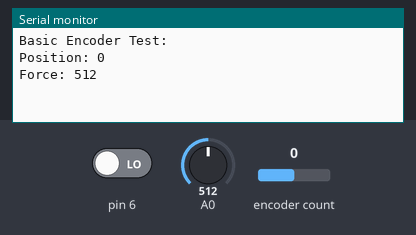
The sketch below on a simulated Arduino Uno, built with avr-gcc and run on an emulated ATmega328P. On the bench: the last lines printed to the serial monitor. The test bench sets the inputs (shaded band); at power-on: encoder count 0, A0 = 512, pin 6 LOW.

Above: at 1.2 s.
1.3 s: encoder count set to 1
At 2.4 s:
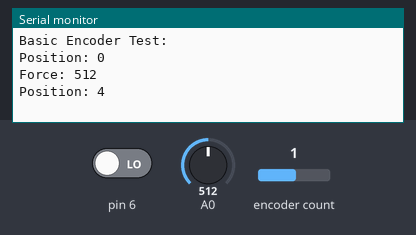
2.8 s: A0 set to 716
At 3.6 s:
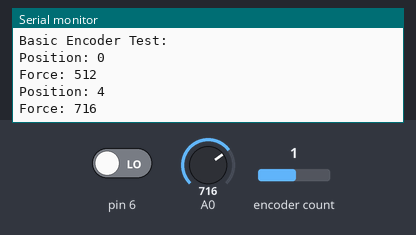
4.3 s: encoder count set to 2
At 4.7 s:
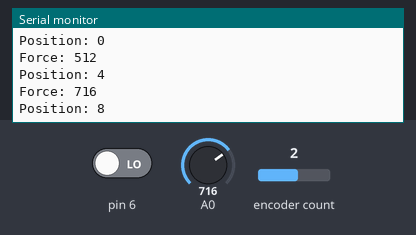
5.8 s: A0 set to 900
At 7.1 s:
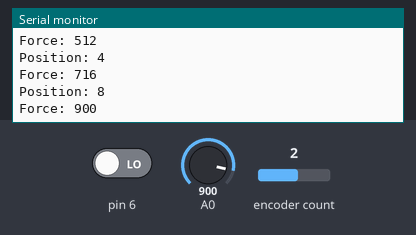

The sketch:

New_Feature_Demo.ino
```cpp
#include <Encoder.h>

// Change these two numbers to the pins connected to your encoder.
//   Best Performance: both pins have interrupt capability
//   Good Performance: only the first pin has interrupt capability
//   Low Performance:  neither pin has interrupt capability
Encoder myEnc(2, 3);
//   avoid using pins with LEDs attached

void setup() {
  Serial.begin(9600);
  Serial.println("Basic Encoder Test:");
}

long oldPosition  = -999;
int oldForce = 0;

void loop() {
  long newPosition = myEnc.read();
  if (newPosition != oldPosition) {
    oldPosition = newPosition;
    Serial.print("Position: ");
    Serial.println(newPosition);
  }
  if (digitalRead(6) == HIGH) {
    myEnc.write(0);
  }

  int newForce = analogRead(A0);
  if (newForce != oldForce) {
    oldForce = newForce;
    Serial.print("Force: ");
    Serial.println(newForce);
  }
}
```

Measured:
- after the input at 1.3 s, the serial monitor: prints a new line at once (image 1)
- after the input at 2.8 s, the serial monitor: prints a new line at once (image 2)
- after the input at 4.3 s, the serial monitor: prints a new line at once (image 3)
- after the input at 5.8 s, the serial monitor: prints a new line at once (image 4)
